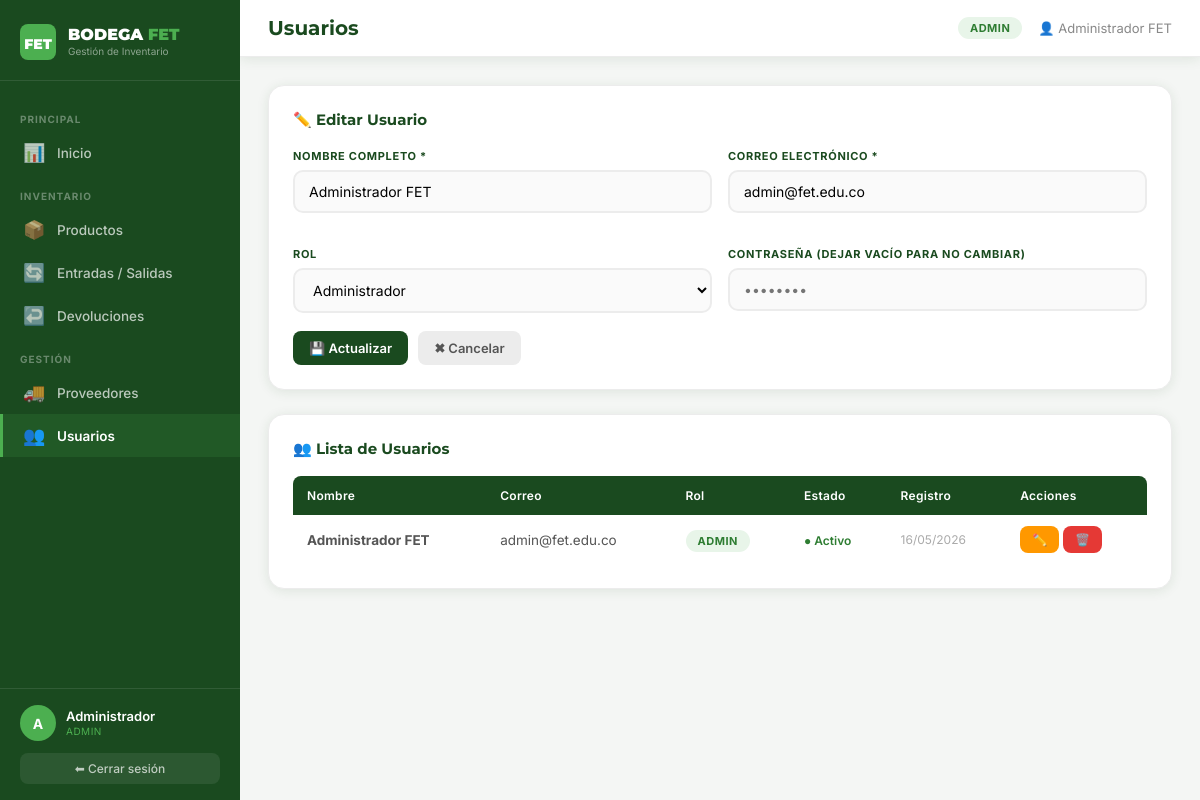
Screenshot of /usuarios.php?editar=1 (signed in) with the database file from the repository.
### tables this page shows
CREATE TABLE usuarios (
    id INT AUTO_INCREMENT PRIMARY KEY,
    nombre VARCHAR(150) NOT NULL,
    correo VARCHAR(150) NOT NULL UNIQUE,
    password VARCHAR(255) NOT NULL,
    rol ENUM('admin','bodeguero') NOT NULL DEFAULT 'bodeguero',
    pregunta_seguridad VARCHAR(100),
    respuesta_seguridad VARCHAR(150),
    activo TINYINT(1) DEFAULT 1,
    fecha_registro TIMESTAMP DEFAULT CURRENT_TIMESTAMP
);

### usuarios.php (the view, shortened to what this page needs)
<?php
require_once 'conexion.php';
$editar = null;
if (isset($_GET['editar'])) {
    $res = mysqli_query($conexion, "SELECT * FROM usuarios WHERE id=".intval($_GET['editar']));
    $editar = mysqli_fetch_assoc($res);
}
$usuarios = mysqli_query($conexion, "SELECT * FROM usuarios ORDER BY nombre");
include 'header.php';
?>
<div class="card" style="margin-bottom:24px;">
    <h3 style="font-family:Montserrat,sans-serif;font-size:15px;color:#1a4a1f;margin-bottom:20px;">
        <?php echo $editar ? '✏️ Editar Usuario' : '➕ Nuevo Usuario'; ?>
    </h3>
    <form method="POST">
        <div class="form-grid-2">
            <div class="form-group">
                <label>Nombre completo *</label>
                <input type="text" name="nombre" class="form-control" required value="<?php echo htmlspecialchars($editar['nombre'] ?? ''); ?>">
            </div>
            <div class="form-group">
                <label>Correo electrónico *</label>
                <input type="email" name="correo" class="form-control" required value="<?php echo htmlspecialchars($editar['correo'] ?? ''); ?>">
            </div>
            <div class="form-group">
                <label>Rol</label>
                <select name="rol" class="form-control">
                    <option value="admin" <?php echo ($editar['rol']??'')==='admin'?'selected':''; ?>>Administrador</option>
                </select>
            </div>
            <div class="form-group">
                <label>Contraseña <?php echo $editar?'(dejar vacío para no cambiar)':'*'; ?></label>
                <input type="password" name="password" class="form-control" placeholder="••••••••" <?php echo !$editar?'required':''; ?>>
            </div>
        </div>
        <div style="display:flex;gap:10px;">
            <button type="submit" class="btn btn-primary">💾 <?php echo $editar?'Actualizar':'Crear usuario'; ?></button>
            <?php if ($editar): ?><a href="usuarios.php" class="btn btn-light">✖ Cancelar</a><?php endif; ?>
        </div>
    </form>
</div>
<div class="card">
    <h3 style="font-family:Montserrat,sans-serif;font-size:15px;color:#1a4a1f;margin-bottom:18px;">👥 Lista de Usuarios</h3>
    <div class="tabla-wrap">
    <table>
        <thead><tr><th>Nombre</th><th>Correo</th><th>Rol</th><th>Estado</th><th>Registro</th><th>Acciones</th></tr></thead>
        <tbody>
        <?php while($u=mysqli_fetch_assoc($usuarios)): ?>
        <tr>
            <td><strong><?php echo htmlspecialchars($u['nombre']); ?></strong></td>
            <td><?php echo htmlspecialchars($u['correo']); ?></td>
            <td>
                <?php if($u['rol']==='admin'): ?>
                    <span class="badge-rol badge-admin">Admin</span>
                <?php else: ?>
                    <span class="badge-rol badge-bodeguero">Bodeguero</span>
                <?php endif; ?>
            </td>
            <td>
                <?php if($u['activo']): ?>
                    <span style="color:#2e7d32;font-weight:600;font-size:12px;">● Activo</span>
                <?php else: ?>
                    <span style="color:#aaa;font-size:12px;">● Inactivo</span>
                <?php endif; ?>
            </td>
            <td style="font-size:12px;color:#aaa;"><?php echo date('d/m/Y',strtotime($u['fecha_registro'])); ?></td>
            <td style="white-space:nowrap;">
                <a href="usuarios.php?editar=<?php echo $u['id']; ?>" class="btn btn-warning btn-sm">✏️</a>
                <?php if($u['id']!==$_SESSION['usuario_id']): ?>
                <a href="usuarios.php?eliminar=<?php echo $u['id']; ?>" class="btn btn-danger btn-sm" onclick="return confirm('¿Desactivar usuario?')">🗑️</a>
                <?php endif; ?>
            </td>
        </tr>
        <?php endwhile; ?>
        </tbody>
    </table>
    </div>
</div>
<?php include 'footer.php'; ?>

### header.php (style rules this page uses)
:root { --verde-oscuro: #1a4a1f; --verde-medio: #2d7a35; --verde-claro: #4caf50; --verde-suave: #e8f5e9; --blanco: #ffffff; --gris-bg: #f4f6f4; --gris-claro: #ececec; --gris-texto: #555; --sombra: 0 2px 12px rgba(26,74,31,0.10); --sidebar-w: 240px; }
* { margin:0; padding:0; box-sizing:border-box; }
body { font-family:'Inter',sans-serif; background:var(--gris-bg); display:flex; min-height:100vh; }
.badge-rol { padding:4px 12px; border-radius:20px; font-size:11px; font-weight:700; text-transform:uppercase; letter-spacing:0.5px; }
.badge-admin { background:#e8f5e9; color:#2e7d32; }
.card { background:var(--blanco); border-radius:16px; padding:24px; box-shadow:var(--sombra); border:1px solid var(--gris-claro); }
.tabla-wrap { overflow-x:auto; }
table { width:100%; border-collapse:collapse; font-size:13.5px; }
thead th { background:var(--verde-oscuro); color:white; padding:12px 14px; text-align:left; font-weight:600; font-size:12px; letter-spacing:0.3px; }
thead th:first-child { border-radius:8px 0 0 0; }
thead th:last-child { border-radius:0 8px 0 0; }
tbody td { padding:11px 14px; border-bottom:1px solid #f0f0f0; color:var(--gris-texto); }
tbody tr:last-child td { border-bottom:none; }
.btn { display:inline-flex; align-items:center; gap:6px; padding:9px 16px; border-radius:8px; font-size:13px; font-weight:600; cursor:pointer; border:none; text-decoration:none; transition:all 0.2s; font-family:'Inter',sans-serif; }
.btn-primary { background:var(--verde-oscuro); color:white; }
.btn-warning { background:#ff9800; color:white; }
.btn-danger { background:#e53935; color:white; }
.btn-light { background:var(--gris-claro); color:var(--gris-texto); }
.btn-sm { padding:6px 12px; font-size:12px; }
.form-group { margin-bottom:18px; }
.form-group label { display:block; font-size:11px; font-weight:700; color:var(--verde-oscuro); text-transform:uppercase; letter-spacing:0.7px; margin-bottom:7px; }
.form-control { width:100%; padding:11px 14px; border:2px solid var(--gris-claro); border-radius:10px; font-size:14px; font-family:'Inter',sans-serif; outline:none; transition:border-color 0.2s, box-shadow 0.2s; background:#fafafa; }
.form-grid-2 { display:grid; grid-template-columns:1fr 1fr; gap:16px; }

### rows the page displays
usuarios: nombre "Administrador FET", correo "admin@fet.edu.co", rol "Administrador", shows "ADMIN", activo "● Activo", fecha_registro "16/05/2026"

### other values shown
substr($_SESSION['nombre'],0,1) "A"
explode(' ',$_SESSION['nombre'])[0] "Administrador"
$_SESSION['rol'] "ADMIN"
$titulo_pagina "Usuarios"
$_SESSION['nombre'] "Administrador FET"
